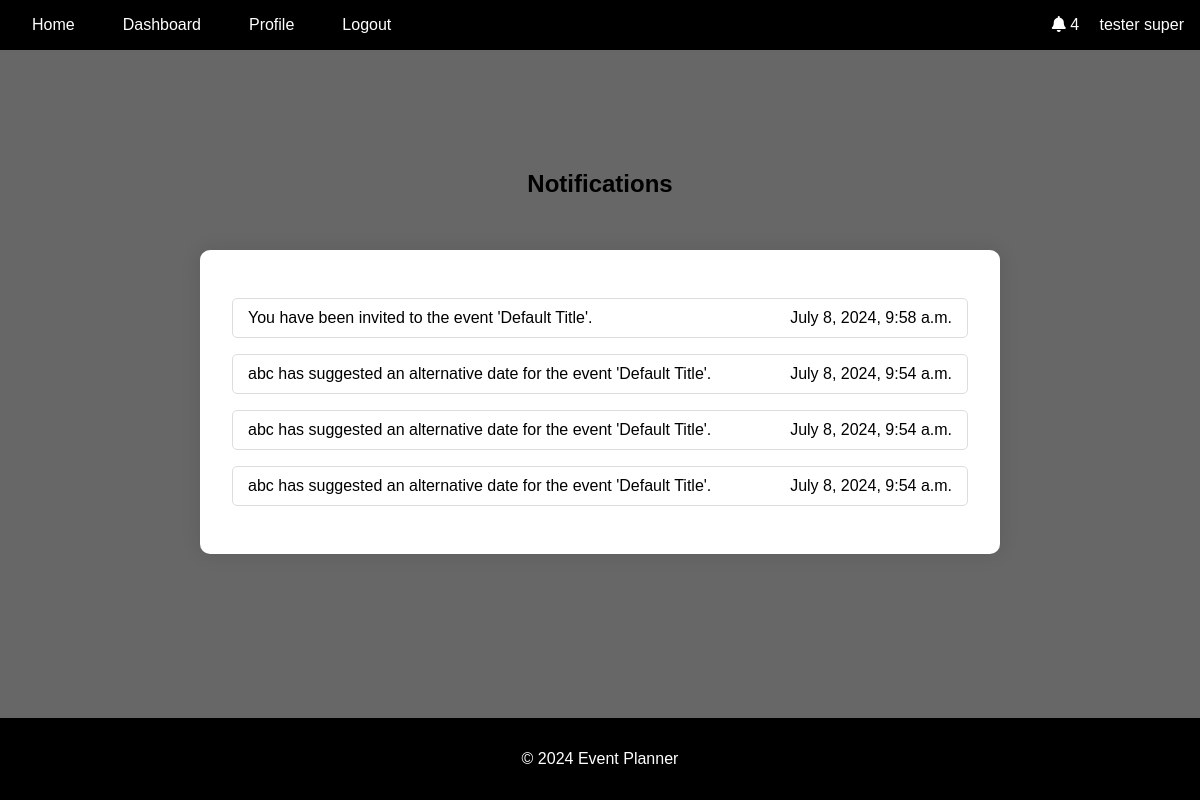
Before: /notifications/ (signed in) with the older database file.
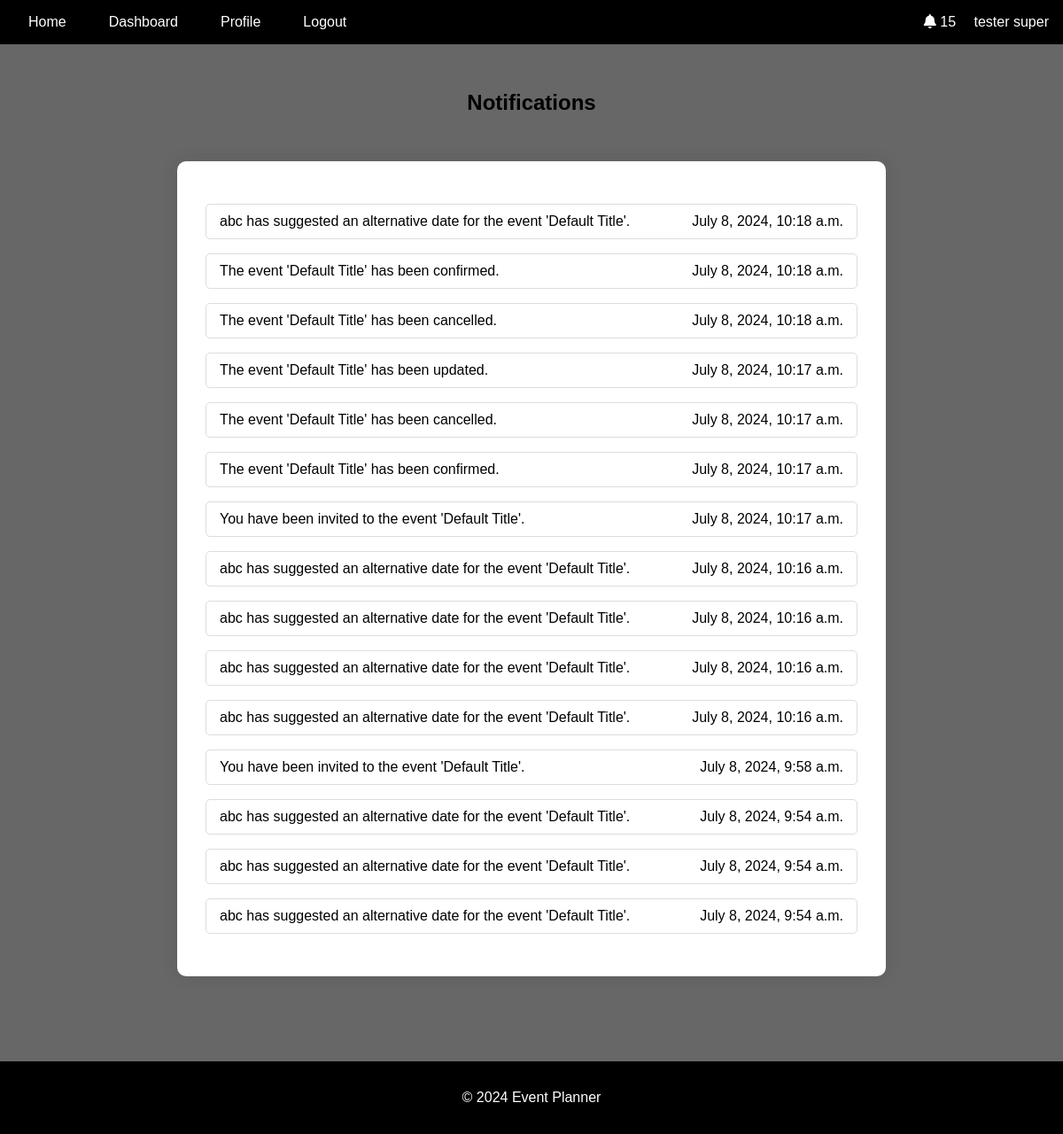
After: the same page with the newer database file.
### notifications/models.py (models this page shows, shortened)
class Notification(models.Model):
    NOTIFICATION_TYPES = [
        ("event_created", "Event Created"),
        ("event_updated", "Event Updated"),
        ("event_cancelled", "Event Cancelled"),
        ("invitation_response", "Invitation Response"),
        ("suggested_alternate_date", "Suggested Alternate Date"),
        ("event_confirmed", "Event Confirmed"),
    ]
    user = models.ForeignKey(User, on_delete=models.CASCADE)
    event = models.ForeignKey(Event, on_delete=models.CASCADE)
    type = models.CharField(max_length=50, choices=NOTIFICATION_TYPES)
    message = models.TextField()
    created_at = models.DateTimeField(auto_now_add=True)
    read = models.BooleanField(default=False)

### notifications/views.py (the view)
# urls.py: path("", views.notifications, name="notifications"),
@login_required
def notifications(request):
    notifications = Notification.objects.filter(user=request.user).order_by(
        "-created_at"
    )
    return render(
        request,
        "notifications/notifications.html",
        {"notifications": notifications},
    )

### events/models.py (called while the page is built)
    def get_absolute_url(self):
        return reverse("event_details", args=[str(self.id)])

### notifications/context_processors.py (called while the page is built)
def notifications(request):
    if request.user.is_authenticated:
        all_notifications = Notification.objects.filter(
            user=request.user
        ).order_by("-created_at")
        unread_notifications = all_notifications.filter(read=False)[:8]
        notification_count = all_notifications.count()
        return {
            "recent_notifications": unread_notifications,
            "notification_count": notification_count,
        }
    return {}

### templates/notifications/notifications.html (shortened to what this page needs)
{% extends 'base.html' %}
{% block content %}
<h2 style="text-align: center; color: #000;">Notifications</h2>
<div class="notifications-list">
    <ul>
        {% for notification in notifications %}
        <li class="notification-item {% if not notification.read %}unread{% endif %}">
            <a href="{{ notification.event.get_absolute_url }}" class="notification-link">
                <span class="notification-title">{{ notification.message }}</span>
                <span class="notification-time">{{ notification.created_at|date:"F j, Y, g:i a" }}</span>
            </a>
        </li>
        {% empty %}
        <li>No notifications</li>
        {% endfor %}
    </ul>
</div>
{% endblock %}

### templates/base.html (shortened to what this page needs)
<!DOCTYPE html>
<html lang="en">
<head>
    {% load static %}
    <link rel="stylesheet" href="{% static 'css/styles.css' %}">
    <link rel="stylesheet" href="https://cdnjs.cloudflare.com/ajax/libs/font-awesome/5.15.4/css/all.min.css">
    <link rel="stylesheet" href="https://cdnjs.cloudflare.com/ajax/libs/fullcalendar/3.10.2/fullcalendar.min.css" />
</head>
<body>
    <header>
        <nav class="navbar">
            <ul class="nav-links">
                <li><a href="{% url 'home' %}" class="{% if request.resolver_match.url_name == 'home' %}active{% endif %}">Home</a></li>
                {% if user.is_authenticated %}
                    <li><a href="{% url 'dashboard' %}" class="{% if request.resolver_match.url_name == 'dashboard' %}active{% endif %}">Dashboard</a></li>
                    <li><a href="{% url 'profile' %}" class="{% if request.resolver_match.url_name == 'profile' %}active{% endif %}">Profile</a></li>
                    <li><a href="{% url 'account_logout' %}">Logout</a></li>
                {% else %}
                    <li><a href="{% url 'account_login' %}" class="{% if request.resolver_match.url_name == 'account_login' %}active{% endif %}">Login</a></li>
                    <li><a href="{% url 'account_signup' %}" class="{% if request.resolver_match.url_name == 'account_signup' %}active{% endif %}">Sign Up</a></li>
                {% endif %}
            </ul>
            {% if user.is_authenticated %}
            <div class="user-info">
                <i class="fas fa-bell" id="notificationBell"></i>
                <span class="notification-count" id="notificationCount">{{ notification_count }}</span>
                {{ user.first_name }} {{ user.last_name }}
            </div>
            {% endif %}
        </nav>
    </header>
    <main>
        {% block content %}{% endblock %}
    </main>
    <footer>
        <p>&copy; 2024 Event Planner</p>
    </footer>
</body>
</html>

### static/css/styles.css (style rules this page uses)
* { box-sizing: border-box; }
body { font-family: Arial, sans-serif; margin: 0; padding: 0; background-color: #676767; display: flex; flex-direction: column; min-height: 100vh; }
header { background-color: #000000; color: white; padding: 1rem; }
.navbar { display: flex; justify-content: space-between; align-items: center; }
.nav-links { list-style: none; padding: 0; margin: 0; display: flex; }
.nav-links li { margin-right: 1rem; }
.nav-links li a { color: white; text-decoration: none; padding: 0.5rem 1rem; border-radius: 3px; }
.user-info { color: white; }
main { flex: 1; padding: 2rem; display: flex; justify-content: center; align-items: center; flex-direction: column; margin-bottom: 2rem; }
footer { text-align: center; padding: 1rem; background-color: #000000; color: white; position: relative; bottom: 0; width: 100%; }
#notificationCount { margin-right: 1rem; }
.notifications-list { background-color: white; padding: 2rem; border-radius: 10px; box-shadow: 0 0 20px rgba(0, 0, 0, 0.1); width: 80%; max-width: 800px; margin: 2rem auto; color: #333; }
.notifications-list ul { list-style-type: none; padding: 0; }
.notifications-list ul li { margin-bottom: 1rem; }
.notifications-list ul li .notification-link { text-decoration: none; color: #000; display: flex; justify-content: space-between; padding: 10px 15px; border: 1px solid #ddd; border-radius: 5px; transition: background-color 0.3s; }

Changed rows visible on the page:
added Notification: message "abc has suggested an alternative date for the event 'Default Title'.", created_at "July 8, 2024, 10:18 a.m."
added Notification: message "The event 'Default Title' has been confirmed.", created_at "July 8, 2024, 10:18 a.m."
added Notification: message "The event 'Default Title' has been cancelled.", created_at "July 8, 2024, 10:18 a.m."
added Notification: message "The event 'Default Title' has been updated.", created_at "July 8, 2024, 10:17 a.m."
added Notification: message "The event 'Default Title' has been cancelled.", created_at "July 8, 2024, 10:17 a.m."
added Notification: message "The event 'Default Title' has been confirmed.", created_at "July 8, 2024, 10:17 a.m."
added Notification: message "You have been invited to the event 'Default Title'.", created_at "July 8, 2024, 10:17 a.m."
added Notification: message "abc has suggested an alternative date for the event 'Default Title'.", created_at "July 8, 2024, 10:16 a.m."
added Notification: message "abc has suggested an alternative date for the event 'Default Title'.", created_at "July 8, 2024, 10:16 a.m."
added Notification: message "abc has suggested an alternative date for the event 'Default Title'.", created_at "July 8, 2024, 10:16 a.m."
added Notification: message "abc has suggested an alternative date for the event 'Default Title'.", created_at "July 8, 2024, 10:16 a.m."
Other visible differences:
{{ notification_count }}: "4" → "15"
